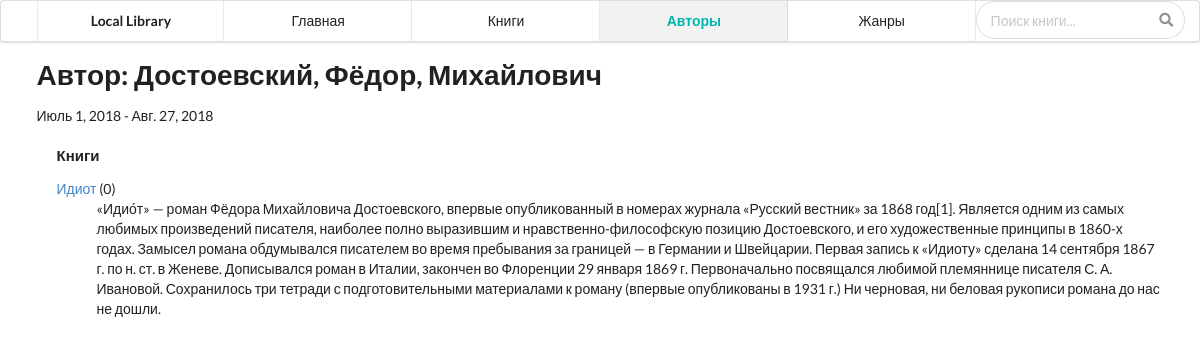
Page /catalog/author/1 on the earlier database version.
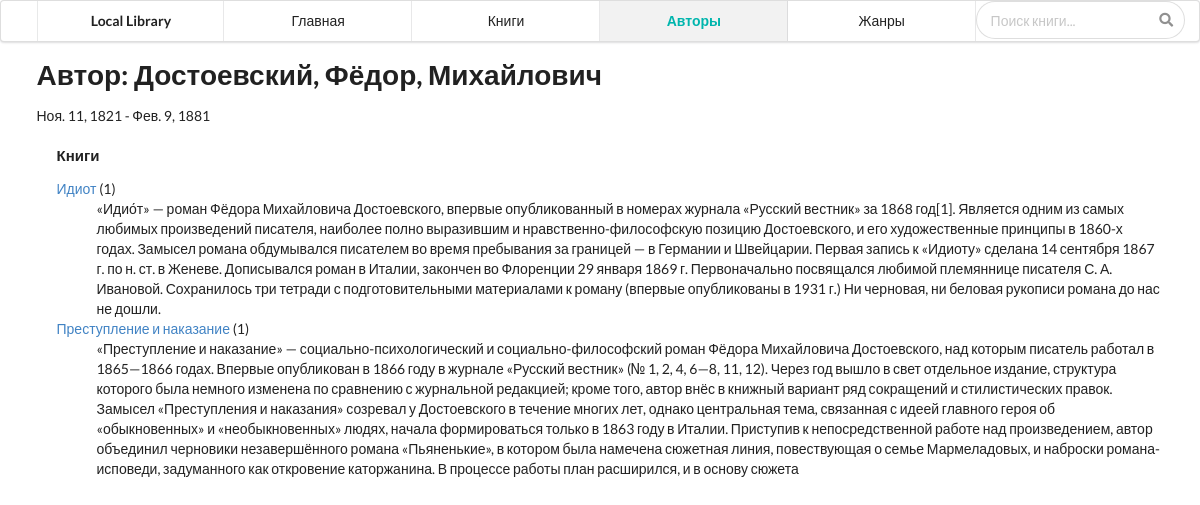
Same page on the later database version.
### catalog/models.py (models this page shows, shortened)
class Author(models.Model):
    first_name = models.CharField(max_length=100, default=None)
    midle_name = models.CharField(max_length=100, default=None)
    last_name = models.CharField(max_length=100, default=None)
    date_of_birth = models.DateField(null=True, blank=True)
    date_of_death = models.DateField('Died', null=True, blank=True)
    class Meta:
        verbose_name = 'Автор'
        verbose_name_plural = 'Авторы'
    def __str__(self):
        return '%s, %s, %s' % (self.last_name, self.first_name, self.midle_name)

class Book(models.Model):
    title = models.CharField(max_length=200)
    author = models.ForeignKey('Author', on_delete=models.SET_NULL, null=True)
    summary = models.TextField(max_length=1000, help_text="Введите краткое описание книги")
    isbn = models.CharField('ISBN', max_length=13,
                            help_text='13 Character <a href="https://www.isbn-international.org/content/what-isbn">ISBN number</a>')
    genre = models.ManyToManyField(Genre, help_text="Выберите жанр данной книги")
    language = models.ForeignKey('Language', on_delete=models.SET_NULL, null=True)
    class Meta:
        verbose_name = 'Книга'
        verbose_name_plural = 'Книги'
    def __str__(self):
        return self.title
    def display_genre(self):
        return ', '.join([genre.name for genre in self.genre.all()[:3]])
    display_genre.short_description = 'Genre'

### catalog/views.py (the view)
# urls.py: re_path('author/(?P<pk>\d+)$', views.AuthorDetailView.as_view(), name='author-detail'),
class AuthorDetailView(generic.DetailView):
    model = Author

### catalog/templates/catalog/author_detail.html (shortened to what this page needs)
{% extends "base.html" %}
{% block sidebar %}
    <div class="ui six item menu">
        <div class="ui container">
            <a class="header teal item" href="/">Local Library</a>
            <a class="item" href="{% url 'index' %}">Главная</a>
            <a class="item" href="{% url 'books' %}">Книги</a>
            <a class="teal item active" href="{% url 'authors' %}"><strong>Авторы</strong></a>
            <a class="item" href="">Жанры</a>
            <div class="ui medium right aligned category search">
                <div class="ui icon input">
                    <input class="prompt" type="text" placeholder="Поиск книги...">
                </div>
            </div>
        </div>
    </div>
{% endblock %}
{% block content %}
<h1>Автор: {{ author }} </h1>
<p>{{author.date_of_birth}} - {% if author.date_of_death %}{{author.date_of_death}}{% endif %}</p>
<div style="margin-left:20px;margin-top:20px">
<h4>Книги</h4>
<dl>
{% for book in author.book_set.all %}
  <dt><a href="{% url 'book-detail' book.pk %}">{{book}}</a> ({{book.bookinstance_set.all.count}})</dt>
  <dd>{{book.summary}}</dd>
{% endfor %}
</dl>
</div>
{% endblock %}

### catalog/templates/base.html (shortened to what this page needs)
<!DOCTYPE html>
<html lang="ru">
<head>
    {% load static %}
    <link rel="stylesheet" type="text/css" href="{% static 'css/jquery-ui.min.css' %}">
    <link rel="stylesheet" type="text/css" href="{% static 'css/reset.css' %}">
    <link rel="stylesheet" type="text/css" href="{% static 'css/site.css' %}">
    <link rel="stylesheet" type="text/css" href="{% static 'css/container.css' %}">
    <link rel="stylesheet" type="text/css" href="{% static 'css/grid.css' %}">
    <link rel="stylesheet" type="text/css" href="{% static 'css/header.css' %}">
    <link rel="stylesheet" type="text/css" href="{% static 'css/image.css' %}">
    <link rel="stylesheet" type="text/css" href="{% static 'css/menu.css' %}">
    <link rel="stylesheet" type="text/css" href="{% static 'css/divider.css' %}">
    <link rel="stylesheet" type="text/css" href="{% static 'css/segment.css' %}">
    <link rel="stylesheet" type="text/css" href="{% static 'css/form.css' %}">
    <link rel="stylesheet" type="text/css" href="{% static 'css/input.min.css' %}">
    <link rel="stylesheet" type="text/css" href="{% static 'css/button.min.css' %}">
    <link rel="stylesheet" type="text/css" href="{% static 'css/list.min.css' %}">
    <link rel="stylesheet" type="text/css" href="{% static 'css/message.min.css' %}">
    <link rel="stylesheet" type="text/css" href="{% static 'css/icon.min.css' %}">
    <link rel="stylesheet" type="text/css" href="{% static 'css/search.css' %}">
</head>
<body>
{% block sidebar %}{% endblock %}
<div class="ui container">
    <div class="ui column ten">
        {% block content %}{% endblock %}
    </div>
</div>
</body>
</html>

### catalog/static/css/site.css (style rules this page uses)
html, body { height: 100%; }
html { font-size: 14px; }
body { margin: 0px; padding: 0px; overflow-x: hidden; min-width: 320px; background: #FFFFFF; font-family: 'Lato', 'Helvetica Neue', Arial, Helvetica, sans-serif; font-size: 14px; line-height: 1.4285em; color: rgba(0, 0, 0, 0.87); font-smoothing: antialiased; }
h1, h2, h3, h4, h5 { font-family: 'Lato', 'Helvetica Neue', Arial, Helvetica, sans-serif; line-height: 1.28571429em; margin: calc(2rem - 0.14285714em ) 0em 1rem; font-weight: bold; padding: 0em; }
h1 { min-height: 1rem; font-size: 2rem; }
h4 { font-size: 1.07142857rem; }
h1:first-child, h2:first-child, h3:first-child, h4:first-child, h5:first-child { margin-top: 0em; }
p { margin: 0em 0em 1em; line-height: 1.4285em; }
a { color: #4183C4; text-decoration: none; }

### catalog/static/css/container.css (style rules this page uses)
.ui.container { display: block; max-width: 100% !important; }
@media only screen and (min-width: 1200px) { .ui.container { width: 1127px; margin-left: auto !important; margin-right: auto !important; } }

### catalog/static/css/menu.css (style rules this page uses)
.ui.menu { display: -webkit-box; display: -ms-flexbox; display: flex; margin: 1rem 0em; font-family: 'Lato', 'Helvetica Neue', Arial, Helvetica, sans-serif; background: #FFFFFF; font-weight: normal; border: 1px solid rgba(34, 36, 38, 0.15); -webkit-box-shadow: 0px 1px 2px 0 rgba(34, 36, 38, 0.15); box-shadow: 0px 1px 2px 0 rgba(34, 36, 38, 0.15); border-radius: 0.28571429rem; min-height: 2.85714286em; }
.ui.menu:after { content: ''; display: block; height: 0px; clear: both; visibility: hidden; }
.ui.menu:first-child { margin-top: 0rem; }
.ui.menu:not(.vertical) .item { display: -webkit-box; display: -ms-flexbox; display: flex; -webkit-box-align: center; -ms-flex-align: center; align-items: center; }
.ui.menu .item { position: relative; vertical-align: middle; line-height: 1; text-decoration: none; -webkit-tap-highlight-color: transparent; -webkit-box-flex: 0; -ms-flex: 0 0 auto; flex: 0 0 auto; -webkit-user-select: none; -moz-user-select: none; -ms-user-select: none; user-select: none; background: none; padding: 0.92857143em 1.14285714em; text-transform: none; color: rgba(0, 0, 0, 0.87); font-weight: normal; -webkit-transition: background 0.1s ease, color 0.1s ease, -webkit-box-shadow 0.1s ease; transition: background 0.1s ease, color 0.1s ease, -webkit-box-shadow 0.1s ease; transition: background 0.1s ease, box-shadow 0.1s ease, color 0.1s ease; transition: background 0.1s ease, box-shadow 0.1s ease, color 0.1s ease, -webkit-box-shadow 0.1s ease; }
.ui.menu .item:before { position: absolute; content: ''; top: 0%; right: 0px; height: 100%; width: 1px; background: rgba(34, 36, 38, 0.1); }
.ui.menu > .grid, .ui.menu > .container { display: -webkit-box; display: -ms-flexbox; display: flex; -webkit-box-align: inherit; -ms-flex-align: inherit; align-items: inherit; -webkit-box-orient: inherit; -webkit-box-direction: inherit; -ms-flex-direction: inherit; flex-direction: inherit; }
.ui.menu .header.item, .ui.vertical.menu .header.item { margin: 0em; background: ''; text-transform: normal; font-weight: bold; }
@media only screen and (min-width: 768px) { .ui.menu:not(.secondary):not(.text):not(.tabular):not(.borderless) > .container > .item:not(.right):not(.borderless):first-child { border-left: 1px solid rgba(34, 36, 38, 0.1); } }
.ui.menu .active.item { background: rgba(0, 0, 0, 0.05); color: rgba(0, 0, 0, 0.95); font-weight: normal; -webkit-box-shadow: none; box-shadow: none; }
.ui.menu .teal.active.item, .ui.teal.menu .active.item { border-color: #00B5AD !important; color: #00B5AD !important; }
.ui.item.menu, .ui.item.menu .item { width: 100%; padding-left: 0em !important; padding-right: 0em !important; margin-left: 0em !important; margin-right: 0em !important; text-align: center; -webkit-box-pack: center; -ms-flex-pack: center; justify-content: center; }
.ui.menu.six.item .item { width: 16.666%; }
.ui.menu { font-size: 1rem; }

### catalog/static/css/search.css (style rules this page uses)
.ui.search { position: relative; }
.ui.search .prompt { border-radius: 500rem; }
.ui.search { font-size: 1em; }

Differences in the rows shown:
changed Author "Достоевский, Фёдор, Михайлович": date_of_birth "Июль 1, 2018" → "Ноя. 11, 1821"; date_of_death "Авг. 27, 2018" → "Фев. 9, 1881"
computed for Book "Идиот": bookinstance_set.all.count "0" → "1"
added Book: title "Преступление и наказание", bookinstance_set.all.count "1", summary "«Преступление и наказание» — социально-психологический и социально-философский роман Фёдора Михайловича Достоевского, над которым писатель работал в 1865—1866 годах. Впервые опубликован в 1866 году в журнале «Русский вестник» (№ 1, 2, 4, 6—8, 11, 12). Через год вышло в свет отдельное издание, структура которого была немного изменена по сравнению с журнальной редакцией; кроме того, автор внёс в книжный вариант ряд сокращений и стилистических правок. Замысел «Преступления и наказания» созревал у Достоевского в течение многих лет, однако центральная тема, связанная с идеей главного героя об «обыкновенных» и «необыкновенных» людях, начала формироваться только в 1863 году в Италии. Приступив к…"
